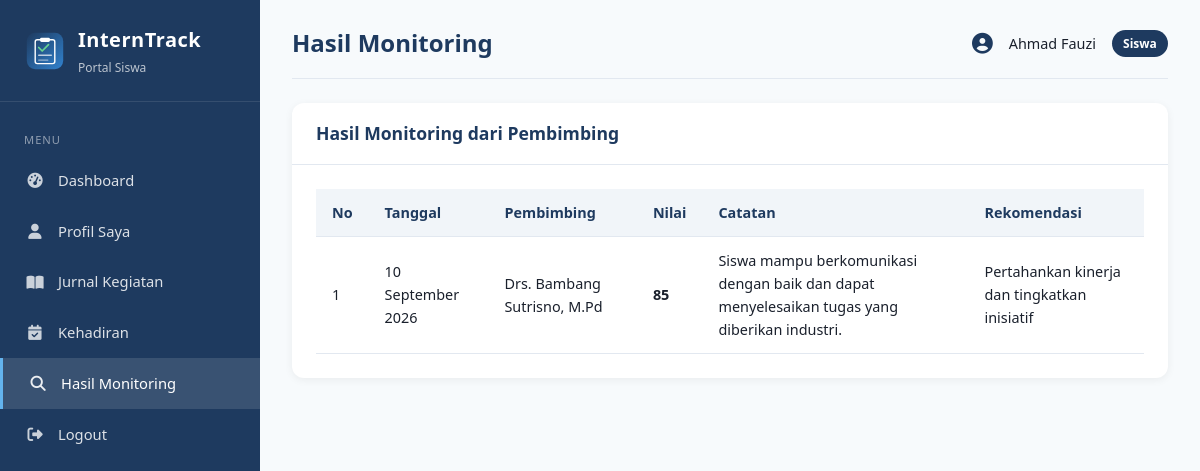
/siswa/monitoring.php (signed in), run on the app's committed database.
### tables this page shows
CREATE TABLE monitoring (
    id INT AUTO_INCREMENT PRIMARY KEY,
    siswa_id INT NOT NULL,
    pembimbing_id INT NOT NULL,
    tanggal DATE NOT NULL,
    catatan TEXT,
    nilai INT CHECK (nilai BETWEEN 0 AND 100),
    rekomendasi TEXT,
    created_at TIMESTAMP DEFAULT CURRENT_TIMESTAMP,
    FOREIGN KEY (siswa_id) REFERENCES siswa(id) ON DELETE CASCADE,
    FOREIGN KEY (pembimbing_id) REFERENCES pembimbing(id) ON DELETE CASCADE
);

CREATE TABLE pembimbing (
    id INT AUTO_INCREMENT PRIMARY KEY,
    user_id INT NULL,
    nip VARCHAR(30) UNIQUE,
    nama VARCHAR(100) NOT NULL,
    no_hp VARCHAR(15),
    email VARCHAR(100),
    created_at TIMESTAMP DEFAULT CURRENT_TIMESTAMP,
    FOREIGN KEY (user_id) REFERENCES users(id) ON DELETE SET NULL
);

### includes/functions.php (called while the page is built, shortened)
<?php
function e($str) {
    return htmlspecialchars($str ?? '', ENT_QUOTES, 'UTF-8');
}
function formatTanggal($tanggal) {
    $bulan = [
        1 => 'Januari', 'Februari', 'Maret', 'April', 'Mei', 'Juni',
        'Juli', 'Agustus', 'September', 'Oktober', 'November', 'Desember'
    ];
    $t = strtotime($tanggal);
    return date('d', $t) . ' ' . $bulan[(int)date('n', $t)] . ' ' . date('Y', $t);
}
?>

### siswa/monitoring.php (the view, shortened to what this page needs)
<?php
require_once __DIR__ . '/../includes/header_siswa.php';
$siswa_id = $_SESSION['siswa_id'] ?? 0;
?>
<div class="card">
    <div class="card-header"><h3>Hasil Monitoring dari Pembimbing</h3></div>
    <div class="card-body table-responsive">
        <table>
            <thead>
                <tr>
                    <th>No</th>
                    <th>Tanggal</th>
                    <th>Pembimbing</th>
                    <th>Nilai</th>
                    <th>Catatan</th>
                    <th>Rekomendasi</th>
                </tr>
            </thead>
            <tbody>
            <?php
            $res = $conn->query("
                SELECT m.*, pb.nama as nama_pembimbing
                FROM monitoring m
                JOIN pembimbing pb ON m.pembimbing_id = pb.id
                WHERE m.siswa_id = $siswa_id
                ORDER BY m.tanggal DESC
            ");
            $no = 1;
            while ($r = $res->fetch_assoc()):
            ?>
                <tr>
                    <td><?= $no++ ?></td>
                    <td><?= formatTanggal($r['tanggal']) ?></td>
                    <td><?= e($r['nama_pembimbing']) ?></td>
                    <td><strong><?= $r['nilai'] ?></strong></td>
                    <td><?= e($r['catatan']) ?></td>
                    <td><?= e($r['rekomendasi']) ?></td>
                </tr>
            <?php endwhile; ?>
            </tbody>
        </table>
    </div>
</div>
<?php require_once __DIR__ . '/../includes/footer.php'; ?>

### assets/css/style.css (style rules this page uses)
:root { --primary: #1e3a5f; --primary-light: #2c5282; --accent: #3182ce; --success: #38a169; --warning: #d69e2e; --danger: #e53e3e; --info: #3182ce; --bg: #f7fafc; --card: #ffffff; --text: #1a202c; --text-muted: #718096; --border: #e2e8f0; --sidebar-width: 260px; }
* { margin: 0; padding: 0; box-sizing: border-box; }
body { font-family: 'Segoe UI', Tahoma, Geneva, Verdana, sans-serif; background: var(--bg); color: var(--text); line-height: 1.6; }
.card { background: var(--card); border-radius: 12px; box-shadow: 0 2px 8px rgba(0,0,0,0.06); margin-bottom: 1.5rem; }
.card-header { padding: 1rem 1.5rem; border-bottom: 1px solid var(--border); display: flex; justify-content: space-between; align-items: center; }
.card-header h3 { font-size: 1.1rem; color: var(--primary); }
.card-body { padding: 1.5rem; }
.table-responsive { overflow-x: auto; }
table { width: 100%; border-collapse: collapse; }
table th, table td { padding: 0.75rem 1rem; text-align: left; border-bottom: 1px solid var(--border); font-size: 0.9rem; }
table th { background: #f1f5f9; font-weight: 600; color: var(--primary); white-space: nowrap; }

### data on the page
monitoring: tanggal "10 September 2026", pembimbing.nama "Drs. Bambang Sutrisno, M.Pd", nilai "85", catatan "Siswa mampu berkomunikasi dengan baik dan dapat menyelesaikan tugas yang diberikan industri.", rekomendasi "Pertahankan kinerja dan tingkatkan inisiatif"

### other printed values
$page_title "Hasil Monitoring"
$_SESSION['nama'] "Ahmad Fauzi"
